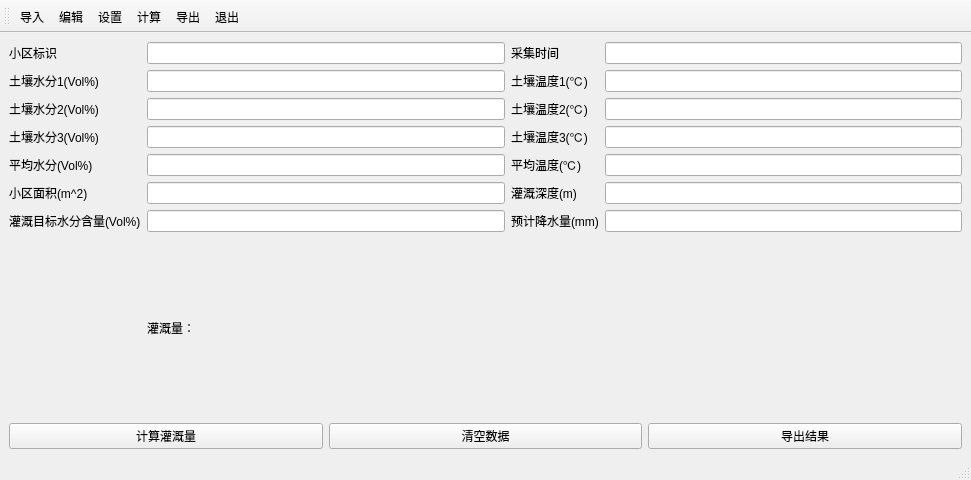
<?xml version="1.0" encoding="UTF-8"?>
<ui version="4.0">
 <class>MainWindow</class>
 <widget class="QMainWindow" name="MainWindow">
  <property name="geometry">
   <rect>
    <x>0</x>
    <y>0</y>
    <width>971</width>
    <height>480</height>
   </rect>
  </property>
  <property name="windowTitle">
   <string>农作物灌溉量计算软件</string>
  </property>
  <property name="windowIcon">
   <iconset resource="jsgg.qrc">
    <normaloff>:/res/灌溉.png</normaloff>:/res/灌溉.png</iconset>
  </property>
  <property name="styleSheet">
   <string notr="true">font: 16pt &quot;微软雅黑&quot;;</string>
  </property>
  <property name="unifiedTitleAndToolBarOnMac">
   <bool>false</bool>
  </property>
  <widget class="QWidget" name="centralwidget">
   <layout class="QGridLayout" name="gridLayout">
    <item row="9" column="0" colspan="4">
     <layout class="QHBoxLayout" name="horizontalLayout">
      <item>
       <widget class="QPushButton" name="pushButton">
        <property name="text">
         <string>计算灌溉量</string>
        </property>
       </widget>
      </item>
      <item>
       <widget class="QPushButton" name="pushButton_2">
        <property name="text">
         <string>清空数据</string>
        </property>
       </widget>
      </item>
      <item>
       <widget class="QPushButton" name="pushButton_3">
        <property name="text">
         <string>导出结果</string>
        </property>
       </widget>
      </item>
     </layout>
    </item>
    <item row="5" column="0">
     <widget class="QLabel" name="label11">
      <property name="text">
       <string>小区面积(m^2)</string>
      </property>
     </widget>
    </item>
    <item row="1" column="2">
     <widget class="QLabel" name="label4">
      <property name="text">
       <string>土壤温度1(℃)</string>
      </property>
     </widget>
    </item>
    <item row="6" column="1">
     <widget class="QLineEdit" name="lineEdit13"/>
    </item>
    <item row="3" column="2">
     <widget class="QLabel" name="label8">
      <property name="text">
       <string>土壤温度3(℃)</string>
      </property>
     </widget>
    </item>
    <item row="0" column="0">
     <widget class="QLabel" name="label1">
      <property name="styleSheet">
       <string notr="true">border-color: rgb(0, 0, 255);</string>
      </property>
      <property name="text">
       <string>小区标识</string>
      </property>
     </widget>
    </item>
    <item row="4" column="3">
     <widget class="QLineEdit" name="lineEdit10"/>
    </item>
    <item row="4" column="2">
     <widget class="QLabel" name="label10">
      <property name="text">
       <string>平均温度(℃)</string>
      </property>
     </widget>
    </item>
    <item row="3" column="1">
     <widget class="QLineEdit" name="lineEdit7"/>
    </item>
    <item row="2" column="2">
     <widget class="QLabel" name="label6">
      <property name="text">
       <string>土壤温度2(℃)</string>
      </property>
     </widget>
    </item>
    <item row="4" column="0">
     <widget class="QLabel" name="label9">
      <property name="text">
       <string>平均水分(Vol%)</string>
      </property>
     </widget>
    </item>
    <item row="3" column="0">
     <widget class="QLabel" name="label7">
      <property name="text">
       <string>土壤水分3(Vol%)</string>
      </property>
     </widget>
    </item>
    <item row="5" column="2">
     <widget class="QLabel" name="label12">
      <property name="text">
       <string>灌溉深度(m)</string>
      </property>
     </widget>
    </item>
    <item row="6" column="0">
     <widget class="QLabel" name="label13">
      <property name="text">
       <string>灌溉目标水分含量(Vol%)</string>
      </property>
     </widget>
    </item>
    <item row="6" column="2">
     <widget class="QLabel" name="label14">
      <property name="text">
       <string>预计降水量(mm)</string>
      </property>
     </widget>
    </item>
    <item row="4" column="1">
     <widget class="QLineEdit" name="lineEdit9"/>
    </item>
    <item row="5" column="1">
     <widget class="QLineEdit" name="lineEdit11"/>
    </item>
    <item row="6" column="3">
     <widget class="QLineEdit" name="lineEdit14"/>
    </item>
    <item row="5" column="3">
     <widget class="QLineEdit" name="lineEdit12"/>
    </item>
    <item row="0" column="1">
     <widget class="QLineEdit" name="lineEdit1"/>
    </item>
    <item row="2" column="1">
     <widget class="QLineEdit" name="lineEdit5"/>
    </item>
    <item row="1" column="0">
     <widget class="QLabel" name="label3">
      <property name="text">
       <string>土壤水分1(Vol%)</string>
      </property>
     </widget>
    </item>
    <item row="2" column="0">
     <widget class="QLabel" name="label5">
      <property name="text">
       <string>土壤水分2(Vol%)</string>
      </property>
     </widget>
    </item>
    <item row="0" column="2">
     <widget class="QLabel" name="label2">
      <property name="text">
       <string>采集时间</string>
      </property>
     </widget>
    </item>
    <item row="0" column="3">
     <widget class="QLineEdit" name="lineEdit2"/>
    </item>
    <item row="1" column="1">
     <widget class="QLineEdit" name="lineEdit3"/>
    </item>
    <item row="2" column="3">
     <widget class="QLineEdit" name="lineEdit6"/>
    </item>
    <item row="1" column="3">
     <widget class="QLineEdit" name="lineEdit4"/>
    </item>
    <item row="3" column="3">
     <widget class="QLineEdit" name="lineEdit8"/>
    </item>
    <item row="7" column="1">
     <widget class="QLabel" name="label_result">
      <property name="styleSheet">
       <string notr="true">font: 22pt &quot;黑体&quot;;</string>
      </property>
      <property name="text">
       <string>灌溉量：</string>
      </property>
     </widget>
    </item>
   </layout>
  </widget>
  <widget class="QStatusBar" name="statusbar"/>
  <widget class="QToolBar" name="toolBar">
   <property name="cursor">
    <cursorShape>PointingHandCursor</cursorShape>
   </property>
   <property name="windowTitle">
    <string>toolBar</string>
   </property>
   <property name="styleSheet">
    <string notr="true">margin：5px;</string>
   </property>
   <attribute name="toolBarArea">
    <enum>TopToolBarArea</enum>
   </attribute>
   <attribute name="toolBarBreak">
    <bool>false</bool>
   </attribute>
   <addaction name="actionInput"/>
   <addaction name="actionEdit"/>
   <addaction name="actionSet"/>
   <addaction name="actionCal"/>
   <addaction name="actionOutput"/>
   <addaction name="actionQuit"/>
  </widget>
  <action name="actionQuit">
   <property name="icon">
    <iconset resource="jsgg.qrc">
     <normaloff>:/res/退出.png</normaloff>:/res/退出.png</iconset>
   </property>
   <property name="text">
    <string>退出</string>
   </property>
   <property name="toolTip">
    <string>退出软件</string>
   </property>
   <property name="shortcut">
    <string>Ctrl+Q</string>
   </property>
  </action>
  <action name="actionInput">
   <property name="icon">
    <iconset resource="jsgg.qrc">
     <normaloff>:/res/导入.png</normaloff>:/res/导入.png</iconset>
   </property>
   <property name="text">
    <string>导入</string>
   </property>
   <property name="toolTip">
    <string>导入数据</string>
   </property>
   <property name="shortcut">
    <string>Ctrl+O</string>
   </property>
  </action>
  <action name="actionEdit">
   <property name="icon">
    <iconset resource="jsgg.qrc">
     <normaloff>:/res/编辑.png</normaloff>:/res/编辑.png</iconset>
   </property>
   <property name="text">
    <string>编辑</string>
   </property>
   <property name="toolTip">
    <string>编辑表格属性</string>
   </property>
   <property name="shortcut">
    <string>Ctrl+E</string>
   </property>
  </action>
  <action name="actionSet">
   <property name="icon">
    <iconset resource="jsgg.qrc">
     <normaloff>:/res/设置.png</normaloff>:/res/设置.png</iconset>
   </property>
   <property name="text">
    <string>设置</string>
   </property>
   <property name="toolTip">
    <string>设置初始值</string>
   </property>
  </action>
  <action name="actionCal">
   <property name="icon">
    <iconset resource="jsgg.qrc">
     <normaloff>:/res/计算器.png</normaloff>:/res/计算器.png</iconset>
   </property>
   <property name="text">
    <string>计算</string>
   </property>
   <property name="toolTip">
    <string>计算灌溉用量</string>
   </property>
  </action>
  <action name="actionOutput">
   <property name="icon">
    <iconset resource="jsgg.qrc">
     <normaloff>:/res/导出.png</normaloff>:/res/导出.png</iconset>
   </property>
   <property name="text">
    <string>导出</string>
   </property>
   <property name="toolTip">
    <string>导出计算数据</string>
   </property>
   <property name="shortcut">
    <string>Ctrl+S</string>
   </property>
  </action>
 </widget>
 <resources>
  <include location="jsgg.qrc"/>
 </resources>
 <connections>
  <connection>
   <sender>actionQuit</sender>
   <signal>triggered()</signal>
   <receiver>MainWindow</receiver>
   <slot>actionQuitTriggered()</slot>
   <hints>
    <hint type="sourcelabel">
     <x>-1</x>
     <y>-1</y>
    </hint>
    <hint type="destinationlabel">
     <x>319</x>
     <y>239</y>
    </hint>
   </hints>
  </connection>
  <connection>
   <sender>actionInput</sender>
   <signal>triggered()</signal>
   <receiver>MainWindow</receiver>
   <slot>actionInputTriggered()</slot>
   <hints>
    <hint type="sourcelabel">
     <x>-1</x>
     <y>-1</y>
    </hint>
    <hint type="destinationlabel">
     <x>319</x>
     <y>239</y>
    </hint>
   </hints>
  </connection>
  <connection>
   <sender>actionEdit</sender>
   <signal>triggered()</signal>
   <receiver>MainWindow</receiver>
   <slot>actionEditTriggered()</slot>
   <hints>
    <hint type="sourcelabel">
     <x>-1</x>
     <y>-1</y>
    </hint>
    <hint type="destinationlabel">
     <x>319</x>
     <y>239</y>
    </hint>
   </hints>
  </connection>
  <connection>
   <sender>actionSet</sender>
   <signal>triggered()</signal>
   <receiver>MainWindow</receiver>
   <slot>actionSetTriggered()</slot>
   <hints>
    <hint type="sourcelabel">
     <x>-1</x>
     <y>-1</y>
    </hint>
    <hint type="destinationlabel">
     <x>319</x>
     <y>239</y>
    </hint>
   </hints>
  </connection>
  <connection>
   <sender>actionCal</sender>
   <signal>triggered()</signal>
   <receiver>MainWindow</receiver>
   <slot>actionCalTriggered()</slot>
   <hints>
    <hint type="sourcelabel">
     <x>-1</x>
     <y>-1</y>
    </hint>
    <hint type="destinationlabel">
     <x>319</x>
     <y>239</y>
    </hint>
   </hints>
  </connection>
  <connection>
   <sender>actionOutput</sender>
   <signal>triggered()</signal>
   <receiver>MainWindow</receiver>
   <slot>actionOutputTriggered()</slot>
   <hints>
    <hint type="sourcelabel">
     <x>-1</x>
     <y>-1</y>
    </hint>
    <hint type="destinationlabel">
     <x>319</x>
     <y>239</y>
    </hint>
   </hints>
  </connection>
  <connection>
   <sender>pushButton</sender>
   <signal>clicked()</signal>
   <receiver>MainWindow</receiver>
   <slot>actionCalTriggered()</slot>
   <hints>
    <hint type="sourcelabel">
     <x>166</x>
     <y>407</y>
    </hint>
    <hint type="destinationlabel">
     <x>226</x>
     <y>375</y>
    </hint>
   </hints>
  </connection>
  <connection>
   <sender>pushButton_3</sender>
   <signal>clicked()</signal>
   <receiver>MainWindow</receiver>
   <slot>actionOutputTriggered()</slot>
   <hints>
    <hint type="sourcelabel">
     <x>683</x>
     <y>405</y>
    </hint>
    <hint type="destinationlabel">
     <x>701</x>
     <y>373</y>
    </hint>
   </hints>
  </connection>
  <connection>
   <sender>pushButton_2</sender>
   <signal>clicked()</signal>
   <receiver>MainWindow</receiver>
   <slot>clearBtnClicked()</slot>
   <hints>
    <hint type="sourcelabel">
     <x>549</x>
     <y>407</y>
    </hint>
    <hint type="destinationlabel">
     <x>565</x>
     <y>353</y>
    </hint>
   </hints>
  </connection>
 </connections>
 <slots>
  <slot>actionQuitTriggered()</slot>
  <slot>actionInputTriggered()</slot>
  <slot>actionEditTriggered()</slot>
  <slot>actionSetTriggered()</slot>
  <slot>actionCalTriggered()</slot>
  <slot>actionOutputTriggered()</slot>
  <slot>clearBtnClicked()</slot>
 </slots>
</ui>
